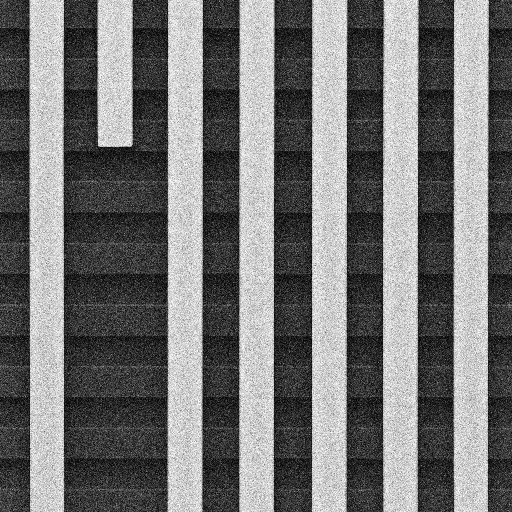
#> input picture old_versions/24_img_preprocess/sem_noisy_output_raw.jpg, 1024 x 1024 px, found by its file name (shown at 1/2 size)
$ python 17_create_blurred_defects_hardcoded.py
#> lines starting #> are read from the running program, lines starting #| are printed output that depends on the picture
#> in create_hardcoded_blurred_defects, img is the input picture: PIL image 1024x1024 L; min 0, max 255, mean 115.2
#!/usr/bin/env python3
"""
使用硬編碼的亮條位置創建模糊邊緣缺陷
基於 brightness_analysis.py 的結果
"""

import numpy as np
from PIL import Image
import matplotlib.pyplot as plt
import matplotlib.patches as patches
from scipy.ndimage import gaussian_filter, sobel
from scipy.signal import find_peaks
import os


def get_vertical_edges(image_np):
    """檢測垂直邊緣"""
    edges_v = sobel(image_np, axis=1)
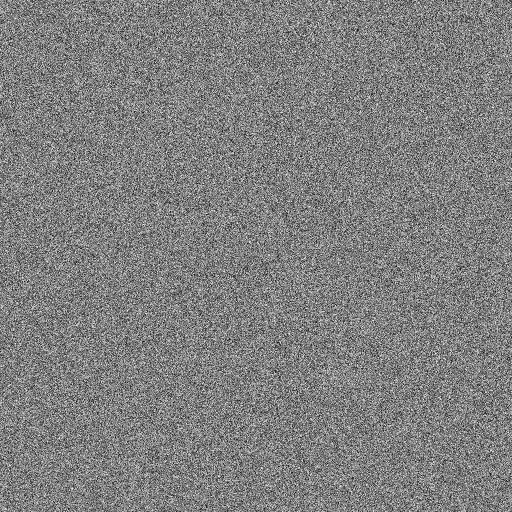
#> edges_v: shape (1024, 1024) (shown at 1/2 size); min 0, max 255, mean 127.4
    edge_strength = np.mean(np.abs(edges_v), axis=0)
#> edge_strength = 1024 values, max 135.2 at index 751, min 120.8 at index 140, mean 127.4

    v_threshold = np.percentile(edge_strength, 85)
#> v_threshold = 130
    v_peaks, _ = find_peaks(edge_strength, height=v_threshold, distance=40)
#> v_peaks = 19 values from 3 to 984

    vertical_edges = []
    for peak in v_peaks:
        if 20 < peak < image_np.shape[1] - 20:
            left_val = np.mean(image_np[:, max(0, peak-20):peak-5])
            right_val = np.mean(image_np[:, peak+5:min(image_np.shape[1], peak+20)])
            if abs(left_val - right_val) > 20:
                vertical_edges.append(peak)
#> this loop made 19 passes
#> (peak, left_val, right_val) on passes 2 to 13: (57, 46.98, 210.6), (106, 203.4, 210.2), (150, 42.37, 49.59), (205, 63.39, 97.45), (276, 77.38, 50.06), (322, 47.79, 110.8), (377, 206.2, 210.8), (452, 47.87, 44.69), (492, 130, 206.7), (541, 207.9, 61.84), (582, 45.97, 48.61), (625, 43.83, 212.6)
#> peak on pass 1: 3
#> after the loop, vertical_edges = [57, 205, 276, 322, 492, 541, 625, 709, 751, 823, 984]

    return vertical_edges


def create_hardcoded_blurred_defects():
    """使用已知的亮條位置創建缺陷"""
    # 讀取原始圖片
    input_path = 'Img_preprocess/sem_noisy_output_raw.jpg'
    if not os.path.exists(input_path):
        print(f"Error: {input_path} not found!")
        return

    img = Image.open(input_path).convert('L')
    img_np = np.array(img)

    # 檢測垂直邊緣
    print("Detecting vertical edges...")
    vertical_edges = get_vertical_edges(img_np)
    print(f"Found {len(vertical_edges)} vertical edges")
#| Found 11 vertical edges

    # 硬編碼的水平亮條（基於分析結果）
    # 峰值在 y=54, 290, 363, 488, 610, 734, 856
    horizontal_bands = [
        (40, 70),    # 圍繞 y=54
        (275, 305),  # 圍繞 y=290
        (350, 380),  # 圍繞 y=363
        (475, 505),  # 圍繞 y=488
        (595, 625),  # 圍繞 y=610
        (720, 750),  # 圍繞 y=734
        (840, 870),  # 圍繞 y=856
    ]
    print(f"Using {len(horizontal_bands)} predefined horizontal bands")

    # 創建模糊基礎圖片
    print("Creating heavily blurred base image...")
    blurred_base = gaussian_filter(img_np.astype(float), sigma=2.5)
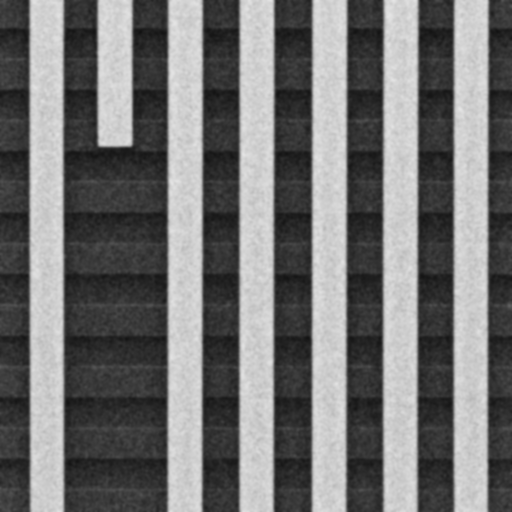
#> blurred_base: shape (1024, 1024) float64 (shown at 1/2 size); min 18.15, max 229, mean 115.2
    noise = np.random.normal(0, 1, blurred_base.shape)
    blurred_base = np.clip(blurred_base + noise, 0, 255)

    # 找出有效的缺陷位置
    edge_margin = 100
    valid_locations = []

    for v_edge in vertical_edges:
        if v_edge < edge_margin or v_edge > img_np.shape[1] - edge_margin:
            continue

        for band_start, band_end in horizontal_bands:
            band_center = (band_start + band_end) // 2

            if edge_margin < band_center < img_np.shape[0] - edge_margin:
                # 計算模糊圖上的對比度
                y1 = max(0, band_center - 15)
                y2 = min(blurred_base.shape[0], band_center + 15)
                x1_left = max(0, v_edge - 25)
                x2_left = max(0, v_edge - 5)
                x1_right = min(blurred_base.shape[1], v_edge + 5)
                x2_right = min(blurred_base.shape[1], v_edge + 25)

                left_region = blurred_base[y1:y2, x1_left:x2_left]
                right_region = blurred_base[y1:y2, x1_right:x2_right]

                if left_region.size > 0 and right_region.size > 0:
                    contrast = abs(np.mean(left_region) - np.mean(right_region))

                    # 即使對比度很低也接受（因為模糊很強）
                    if contrast > 3:
                        valid_locations.append({
                            'x': v_edge,
                            'y': band_center,
                            'contrast': contrast,
                            'band': (band_start, band_end)
                        })
#> this loop made 11 passes
#> v_edge on passes 1 to 11: 57, 205, 276, 322, 492, 541, 625, 709, 751, 823, 984
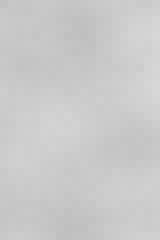
#> left_region: shape (30, 20) float64 (shown 8 times larger); min 191.2, max 215.5, mean 202.4
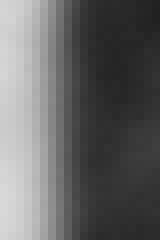
#> right_region: shape (30, 20) float64 (shown 8 times larger); min 33.07, max 216.8, mean 102.1
#> after the loop, valid_locations = 45 items

    # 去重
    filtered_locations = []
    for loc in valid_locations:
        too_close = False
        for existing in filtered_locations:
            if abs(loc['x'] - existing['x']) < 80 and abs(loc['y'] - existing['y']) < 80:
                too_close = True
                break
        if not too_close:
            filtered_locations.append(loc)
#> this loop made 45 passes
#> loc on passes 1 to 11: {'x': 205, 'y': 290, 'contrast': 76.71, 'band': (275, 305)}, {'x': 276, 'y': 290, 'contrast': 55.98, 'band': (275, 305)}, {'x': 276, 'y': 365, 'contrast': 3.36, 'band': (350, 380)}, {'x': 322, 'y': 290, 'contrast': 83.67, 'band': (275, 305)}, {'x': 322, 'y': 365, 'contrast': 85.55, 'band': (350, 380)}, {'x': 322, 'y': 490, 'contrast': 83.17, 'band': (475, 505)}, {'x': 322, 'y': 610, 'contrast': 85.2, 'band': (595, 625)}, {'x': 322, 'y': 735, 'contrast': 82.96, 'band': (720, 750)}, {'x': 322, 'y': 855, 'contrast': 86.17, 'band': (840, 870)}, {'x': 492, 'y': 290, 'contrast': 100.7, 'band': (275, 305)}, {'x': 492, 'y': 365, 'contrast': 95.76, 'band': (350, 380)}
#> after the loop, filtered_locations = 26 items

    filtered_locations.sort(key=lambda x: x['y'])
    print(f"Found {len(filtered_locations)} valid defect locations")
#| Found 26 valid defect locations

    if len(filtered_locations) == 0:
        print("No valid locations found! Check edge margins or contrast threshold.")
        return

    # 添加缺陷
    defect_img = blurred_base.copy()
    defect_info = []

    # 選擇缺陷位置（最多10個）
    num_defects = min(10, len(filtered_locations))
#> num_defects = 10
    if num_defects < len(filtered_locations):
        indices = np.linspace(0, len(filtered_locations)-1, num_defects, dtype=int)
#> indices = [0, 2, 5, 8, 11, 13, 16, 19, 22, 25]
        selected_locations = [filtered_locations[i] for i in indices]
#> selected_locations = 10 items
    else:
        selected_locations = filtered_locations

    # 缺陷強度（需要更高因為背景很模糊）
    intensity_factors = np.linspace(1.4, 2.5, len(selected_locations))
#> intensity_factors = [1.4, 1.52, 1.64, 1.77, 1.89, 2.01, 2.13, 2.26, 2.38, 2.5]

    for i, (loc, intensity) in enumerate(zip(selected_locations, intensity_factors)):
        x, y = loc['x'], loc['y']

        # 橢圓形缺陷
        w = 12 + np.random.randint(-2, 3)
        h = int(w * 1.5)

        x1 = max(0, x - w//2)
        y1 = max(0, y - h//2)
        x2 = min(defect_img.shape[1], x1 + w)
        y2 = min(defect_img.shape[0], y1 + h)

        # 創建橢圓缺陷
        region = defect_img[y1:y2, x1:x2]
        if region.shape[0] > 3 and region.shape[1] > 3:
            h_r, w_r = region.shape
            y_grid, x_grid = np.ogrid[:h_r, :w_r]
            cy, cx = h_r/2, w_r/2

            # 橢圓
            a = max(1, w_r/2 * 0.8)
            b = max(1, h_r/2 * 0.9)
            distance = np.sqrt(((x_grid - cx)/a)**2 + ((y_grid - cy)/b)**2)
            gradient = np.exp(-1.5 * distance) * 0.8

            # 應用缺陷
            base_brightness = np.mean(region)
            defect_brightness = base_brightness * intensity
            noise = np.random.normal(0, 2, region.shape)

            region_new = region * (1 - gradient) + (defect_brightness + noise) * gradient
            defect_img[y1:y2, x1:x2] = np.clip(region_new, 0, 255)

            defect_info.append({
                'id': i + 1,
                'bbox': (x1, y1, x2-x1, y2-y1),
                'center': (x, y),
                'intensity_factor': intensity,
                'contrast': loc['contrast'],
                'band': loc['band']
            })
#> this loop made 10 passes
#> (loc, intensity, x, y, w, h, x1, y1) on passes 1 to 7: ({'x': 205, 'y': 290, 'contrast': 76.71, 'band': (275, 305)}, 1.4, 205, 290, 11, 16, 200, 282), ({'x': 492, 'y': 290, 'contrast': 100.7, 'band': (275, 305)}, 1.52, 492, 290, 13, 19, 486, 281), ({'x': 823, 'y': 290, 'contrast': 98.24, 'band': (275, 305)}, 1.64, 823, 290, 13, 19, 817, 281), ({'x': 625, 'y': 490, 'contrast': 159, 'band': (475, 505)}, 1.77, 625, 490, 13, 19, 619, 481), ({'x': 322, 'y': 610, 'contrast': 85.2, 'band': (595, 625)}, 1.89, 322, 610, 12, 18, 316, 601), ({'x': 625, 'y': 610, 'contrast': 162.3, 'band': (595, 625)}, 2.01, 625, 610, 11, 16, 620, 602), ({'x': 322, 'y': 735, 'contrast': 82.96, 'band': (720, 750)}, 2.13, 322, 735, 13, 19, 316, 726)
#> defect_img: shape (1024, 1024) float64; min 17.27, max 255, mean 115.2
#> after the loop, defect_info = 10 items

    # 最終輕微模糊
    final_img = gaussian_filter(defect_img, sigma=0.2)
    final_img = np.clip(final_img, 0, 255).astype(np.uint8)

    # 保存
    Image.fromarray(final_img).save('blurred_defects_hardcoded.jpg')

    # 視覺化
    fig = plt.figure(figsize=(20, 16))

    # 創建網格
    gs = fig.add_gridspec(2, 3, height_ratios=[1, 1], width_ratios=[1, 1, 1])

    ax1 = fig.add_subplot(gs[0, 0])
    ax2 = fig.add_subplot(gs[0, 1])
    ax3 = fig.add_subplot(gs[0, 2])
    ax4 = fig.add_subplot(gs[1, :])

    # 原始圖片
    ax1.imshow(img_np, cmap='gray')
    ax1.set_title('Original Image', fontsize=14)
    ax1.axis('off')

    # 結構（在原圖上顯示）
    ax2.imshow(img_np, cmap='gray')
    ax2.set_title('Structure (on Original)', fontsize=14)

    # 垂直邊緣
    for v_edge in vertical_edges:
        ax2.axvline(x=v_edge, color='red', linewidth=2, alpha=0.8)

    # 水平亮條
    for band_start, band_end in horizontal_bands:
        rect = patches.Rectangle((0, band_start), img_np.shape[1], band_end-band_start,
                               linewidth=0, facecolor='yellow', alpha=0.3)
        ax2.add_patch(rect)

    # 邊界
    margin_rect = patches.Rectangle((edge_margin, edge_margin),
                                   img_np.shape[1]-2*edge_margin,
                                   img_np.shape[0]-2*edge_margin,
                                   linewidth=2, edgecolor='blue',
                                   facecolor='none', linestyle='--')
    ax2.add_patch(margin_rect)

    ax2.axis('off')

    # 模糊圖
    ax3.imshow(blurred_base, cmap='gray', vmin=0, vmax=255)
    ax3.set_title('Heavily Blurred Base (sigma=2.5)', fontsize=14)
    ax3.axis('off')

    # 最終圖（大圖）
    ax4.imshow(final_img, cmap='gray')
    ax4.set_title(f'Final Result: {len(defect_info)} Defects on Heavily Blurred Edges', fontsize=16)

    # 標註缺陷
    for defect in defect_info:
        cx, cy = defect['center']
        w, h = defect['bbox'][2], defect['bbox'][3]

        ellipse = patches.Ellipse((cx, cy), w, h, linewidth=2.5,
                                edgecolor='red', facecolor='none')
        ax4.add_patch(ellipse)

        label = f"D{defect['id']}\n×{defect['intensity_factor']:.1f}"
        ax4.text(cx, cy - h/2 - 20, label,
                color='red', fontsize=11, ha='center', weight='bold',
                bbox=dict(boxstyle="round,pad=0.4", facecolor="yellow", alpha=0.9))
#> this loop made 10 passes
#> (cx, cy, w, h) on passes 1 to 10: (205, 290, 11, 16), (492, 290, 13, 19), (823, 290, 13, 19), (625, 490, 13, 19), (322, 610, 12, 18), (625, 610, 11, 16), (322, 735, 13, 19), (709, 735, 14, 21), (492, 855, 12, 18), (823, 855, 11, 16)

    ax4.axis('off')

    plt.tight_layout()
    plt.savefig('blurred_defects_hardcoded_annotated.png', dpi=150, bbox_inches='tight')
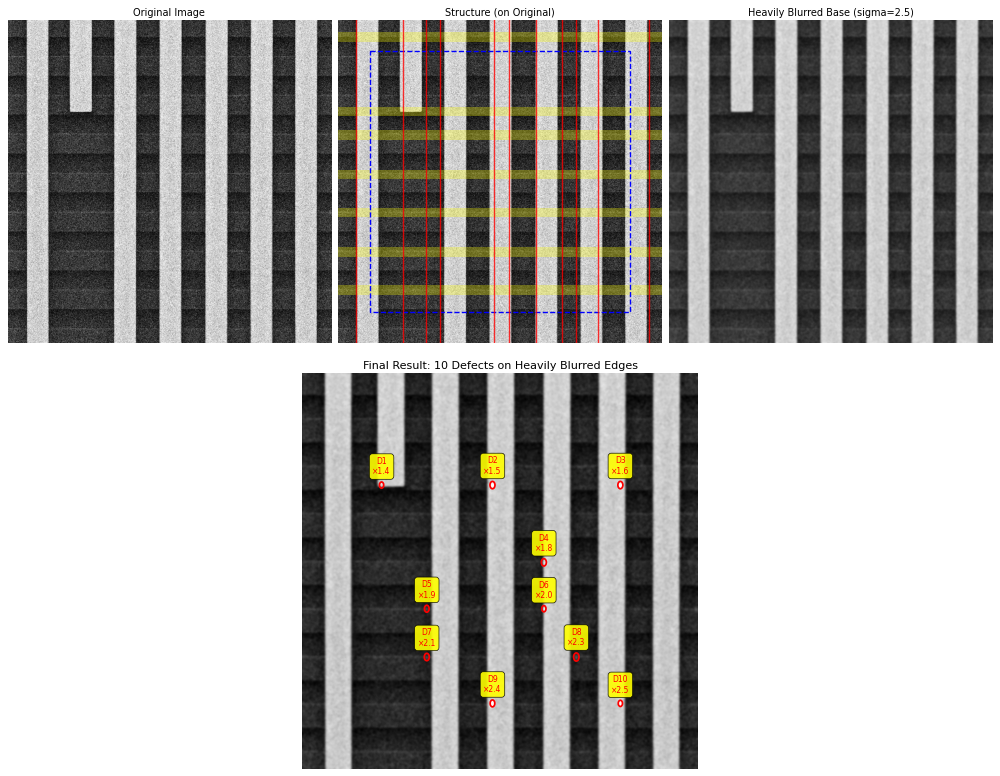
#> figure drawn by matplotlib, 4 panels
    plt.close()

    # 打印結果
    print("\n" + "="*80)
    print("DEFECT CREATION SUMMARY")
    print("="*80)
    print(f"Successfully created {len(defect_info)} defects on heavily blurred edges")
#| Successfully created 10 defects on heavily blurred edges
    print("\nDefect locations:")
    for defect in defect_info:
        cx, cy = defect['center']
        print(f"  D{defect['id']}: ({cx}, {cy}) - Intensity ×{defect['intensity_factor']:.1f}, "
              f"Contrast {defect['contrast']:.1f}")
#> this loop made 10 passes
#> (cx, cy) on passes 1 to 10: (205, 290), (492, 290), (823, 290), (625, 490), (322, 610), (625, 610), (322, 735), (709, 735), (492, 855), (823, 855)
#|   D1: (205, 290) - Intensity ×1.4, Contrast 76.7
#|   D2: (492, 290) - Intensity ×1.5, Contrast 100.7
#|   D3: (823, 290) - Intensity ×1.6, Contrast 98.2
#|   D4: (625, 490) - Intensity ×1.8, Contrast 159.0
#|   D5: (322, 610) - Intensity ×1.9, Contrast 85.2
#|   D6: (625, 610) - Intensity ×2.0, Contrast 162.3
#|   D7: (322, 735) - Intensity ×2.1, Contrast 83.0
#|   D8: (709, 735) - Intensity ×2.3, Contrast 60.6
#> (further printed lines are left out)

    print("\nChallenges in this test image:")
    print("- Heavy Gaussian blur (sigma=2.5) makes edges very soft")
    print("- Low contrast between regions after blurring")
    print("- Defects need higher intensity factors (1.4-2.5×)")
    print("- Detection will be challenging for standard algorithms")

    # 保存信息
    with open('blurred_defects_hardcoded_info.txt', 'w') as f:
        f.write("Heavily Blurred Edge Defects\n")
        f.write("="*80 + "\n")
        f.write("Test image with extreme blur to challenge detection algorithms\n\n")
        f.write("Image properties:\n")
        f.write("- Base blur: sigma=2.5 (heavy)\n")
        f.write("- Final blur: sigma=0.2 (light)\n")
        f.write(f"- Edge margin: {edge_margin}px\n")
        f.write(f"- Defect intensity range: {intensity_factors[0]:.1f}-{intensity_factors[-1]:.1f}×\n\n")

        for defect in defect_info:
            f.write(f"\nDefect {defect['id']}:\n")
            f.write(f"  Bbox: {defect['bbox']}\n")
            f.write(f"  Center: {defect['center']}\n")
            f.write(f"  Intensity: ×{defect['intensity_factor']:.1f}\n")
            f.write(f"  Local contrast: {defect['contrast']:.1f}\n")
            f.write(f"  Band: y={defect['band'][0]}-{defect['band'][1]}\n")
#> this loop made 10 passes

    print("\nFiles created:")
    print("- blurred_defects_hardcoded.jpg")
    print("- blurred_defects_hardcoded_annotated.png")
    print("- blurred_defects_hardcoded_info.txt")


if __name__ == "__main__":
    create_hardcoded_blurred_defects()
